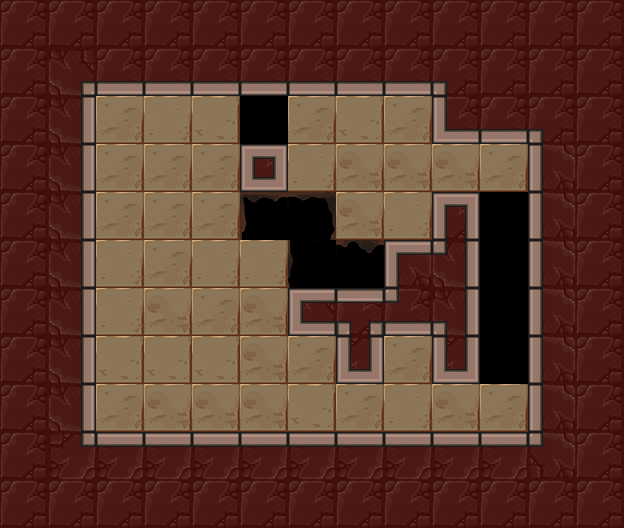

Rendered tile map (Tiled .tmx) drawn with the repository's tilesets; below, a short description and the map source with its tile grids summarised:
An orthogonal 13x11 tile map with 48x48 px tiles, 3 tile layers (Floor, Holes, Walls), 7 tilesets and 9 objects (3x mirror, 2x glassWall, lightSwitch, lightOrb, player_start, ...).

<map version="1.0" orientation="orthogonal" renderorder="right-down" width="13" height="11" tilewidth="48" tileheight="48" nextobjectid="124">
 <tileset firstgid="1" name="walls" tilewidth="48" tileheight="48" tilecount="42">
  <image source="../../images/kongregate_release/wall_sheet.png" width="336" height="288" />
 </tileset>
 <tileset firstgid="43" name="exit" tilewidth="48" tileheight="48" tilecount="12">
  <image source="../../images/kongregate_release/gate_sheet.png" width="192" height="144" />
 </tileset>
 <tileset firstgid="55" name="floors" tilewidth="48" tileheight="48" tilecount="4">
  <image source="../../images/kongregate_release/floor_sheet.png" width="192" height="48" />
 </tileset>
 <tileset firstgid="59" name="holes" tilewidth="48" tileheight="48" tilecount="6">
  <image source="../../images/kongregate_release/hole_sheet.png" width="288" height="48" />
 </tileset>
 <tileset firstgid="65" name="mirrors" tilewidth="48" tileheight="48" tilecount="4">
  <image source="../../images/kongregate_release/mirror_sheet.png" width="96" height="96" />
 </tileset>
 <tileset firstgid="69" name="orb_sheet" tilewidth="48" tileheight="48" tilecount="9">
  <image source="../../images/kongregate_release/orb_sheet.png" width="144" height="144" />
 </tileset>
 <tileset firstgid="78" name="glass_wall_sheet" tilewidth="48" tileheight="48" tilecount="42">
  <image source="../../images/kongregate_release/glass_wall_sheet.png" width="336" height="288" />
 </tileset>
 <layer name="Floor" width="13" height="11">
  <properties>
   <property name="tileset" value="floors" />
  </properties>
  <data>[143 cells, 42 non-empty, 4 distinct tile ids]</data>
 </layer>
 <layer name="Holes" width="13" height="11">
  <properties>
   <property name="tileset" value="holes" />
  </properties>
  <data>[143 cells, 4 non-empty, 4 distinct tile ids]</data>
 </layer>
 <layer name="Walls" width="13" height="11">
  <properties>
   <property name="tileset" value="walls" />
  </properties>
  <data>[143 cells, 92 non-empty, 19 distinct tile ids]</data>
 </layer>
 <objectgroup name="Objects" visible="0" />
 <objectgroup name="Glass Walls">
  <object id="115" type="glassWall" gid="78" x="144" y="384" width="48" height="48" />
  <object id="116" type="glassWall" gid="78" x="144" y="240" width="48" height="48" />
 </objectgroup>
 <objectgroup name="Mirrors">
  <object id="117" type="mirror" gid="1073741890" x="144" y="192" width="48" height="48">
   <properties>
    <property name="sides" value="1" />
   </properties>
  </object>
  <object id="118" type="mirror" gid="3221225538" x="96" y="384" width="48" height="48">
   <properties>
    <property name="sides" value="1" />
   </properties>
  </object>
  <object id="119" type="mirror" gid="1073741890" x="240" y="432" width="48" height="48">
   <properties>
    <property name="sides" value="1" />
   </properties>
  </object>
 </objectgroup>
 <objectgroup name="Light">
  <object id="120" type="lightSwitch" gid="76" x="384" y="240" width="48" height="48" />
  <object id="121" type="lightOrb" gid="73" x="144" y="432" width="48" height="48">
   <properties>
    <property name="direction" value="256" />
   </properties>
  </object>
 </objectgroup>
 <objectgroup color="#141ba4" name="player_start">
  <object id="122" type="player_start" x="240" y="240" width="48" height="48">
   <properties>
    <property name="direction_facing" value="16" />
    <property name="initial_zoom" value="0.7" />
   </properties>
  </object>
 </objectgroup>
 <objectgroup color="#71a400" name="Exit">
  <object id="123" type="exit" gid="43" x="384" y="384" width="48" height="48" />
 </objectgroup>
</map>
